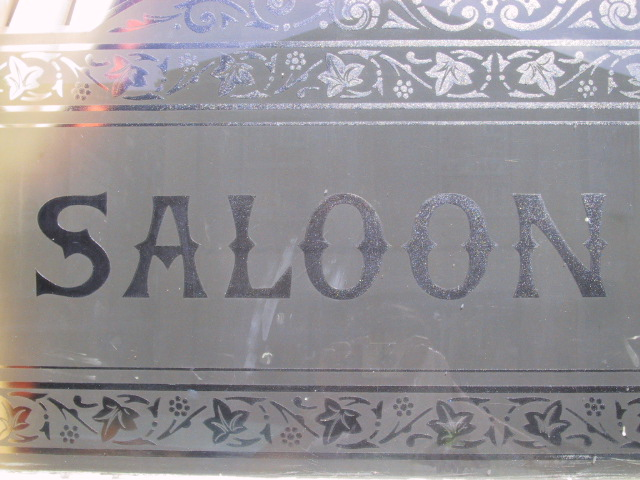
#> input picture images/IMG_2544.JPG, 640 x 480 px
$ python corner_detector.py
#> lines starting #> are read from the running program, lines starting #| are printed output that depends on the picture
import cv2
import numpy as np

filename = './images/IMG_2544.JPG'
img = cv2.imread(filename)
#> img is the input picture: shape (480, 640, 3); mean B, G, R 151.2, 147.1, 150.1
gray = cv2.cvtColor(img,cv2.COLOR_BGR2GRAY)
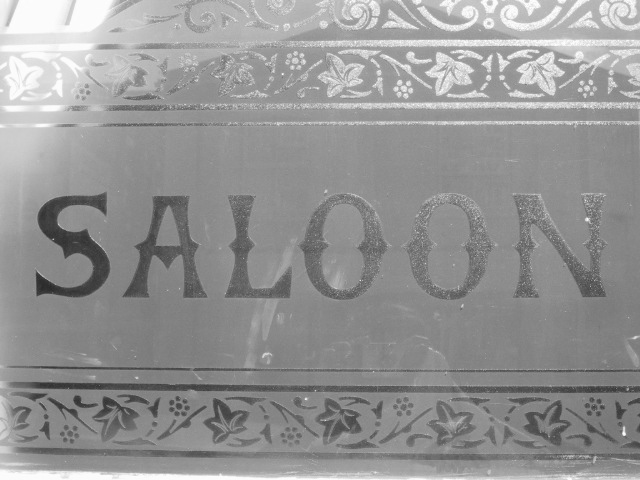
#> gray: shape (480, 640); min 39, max 255, mean 148.5

gray = np.float32(gray)
dst = cv2.cornerHarris(gray,2,3,0.01)

#result is dilated for marking the corners, not important
dst = cv2.dilate(dst,None)
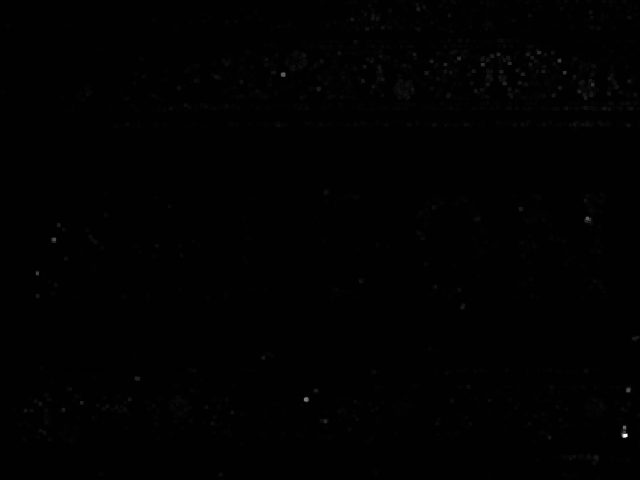
#> dst: shape (480, 640) float32; min -93019.3, max 19213036, mean 39330.2; drawn with min black and max white

# Threshold for an optimal value, it may vary depending on the image.
height, width, depth = img.shape
#> height = 480; width = 640; depth = 3
new_image = np.zeros((height, width, depth), np.uint8)
new_image[:] = (255, 255, 255)
new_image[dst>0.01*dst.max()]=[0,0,255]

cv2.imshow('dst',new_image)
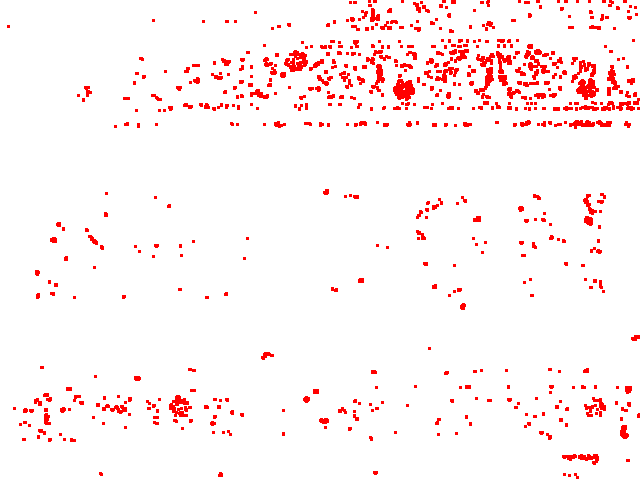
#> window 'dst': shape (480, 640, 3); mean B, G, R 242.9, 242.9, 255
cv2.imshow('orig',img)
if cv2.waitKey(0) & 0xff == 27:
#> (key Esc is pressed here)
    cv2.destroyAllWindows()

$ run again, with images/IMG_2536.JPG copied over images/IMG_2544.JPG
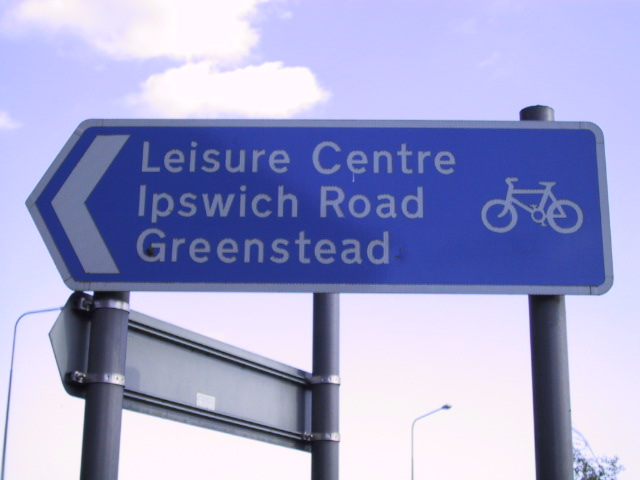
#> input picture images/IMG_2536.JPG, 640 x 480 px
#> img is the input picture: shape (480, 640, 3); mean B, G, R 205.4, 162.3, 159.7
#> `dst = cv2.dilate(dst,None)`:
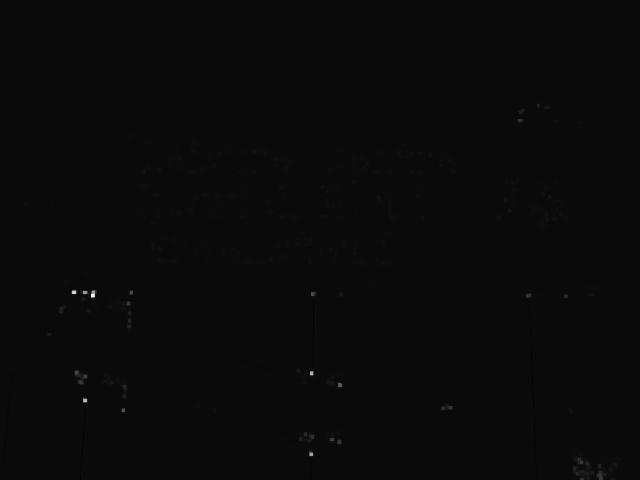
#> dst: shape (480, 640) float32; min -1371664.9, max 31954294, mean 25940.9; drawn with min black and max white
#> `cv2.imshow('dst',new_image)`:
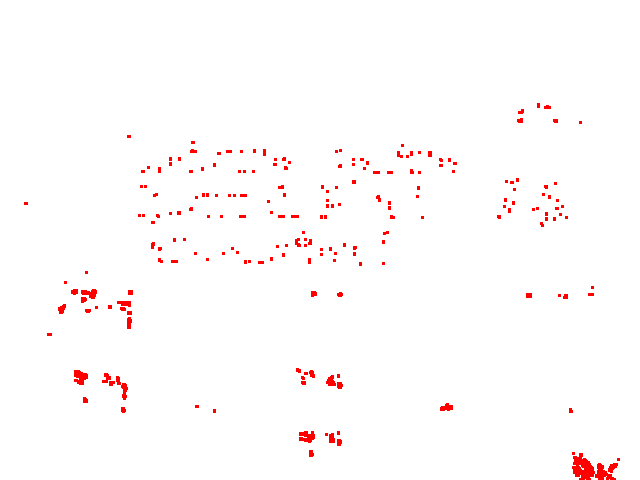
#> window 'dst': shape (480, 640, 3); mean B, G, R 251.4, 251.4, 255
